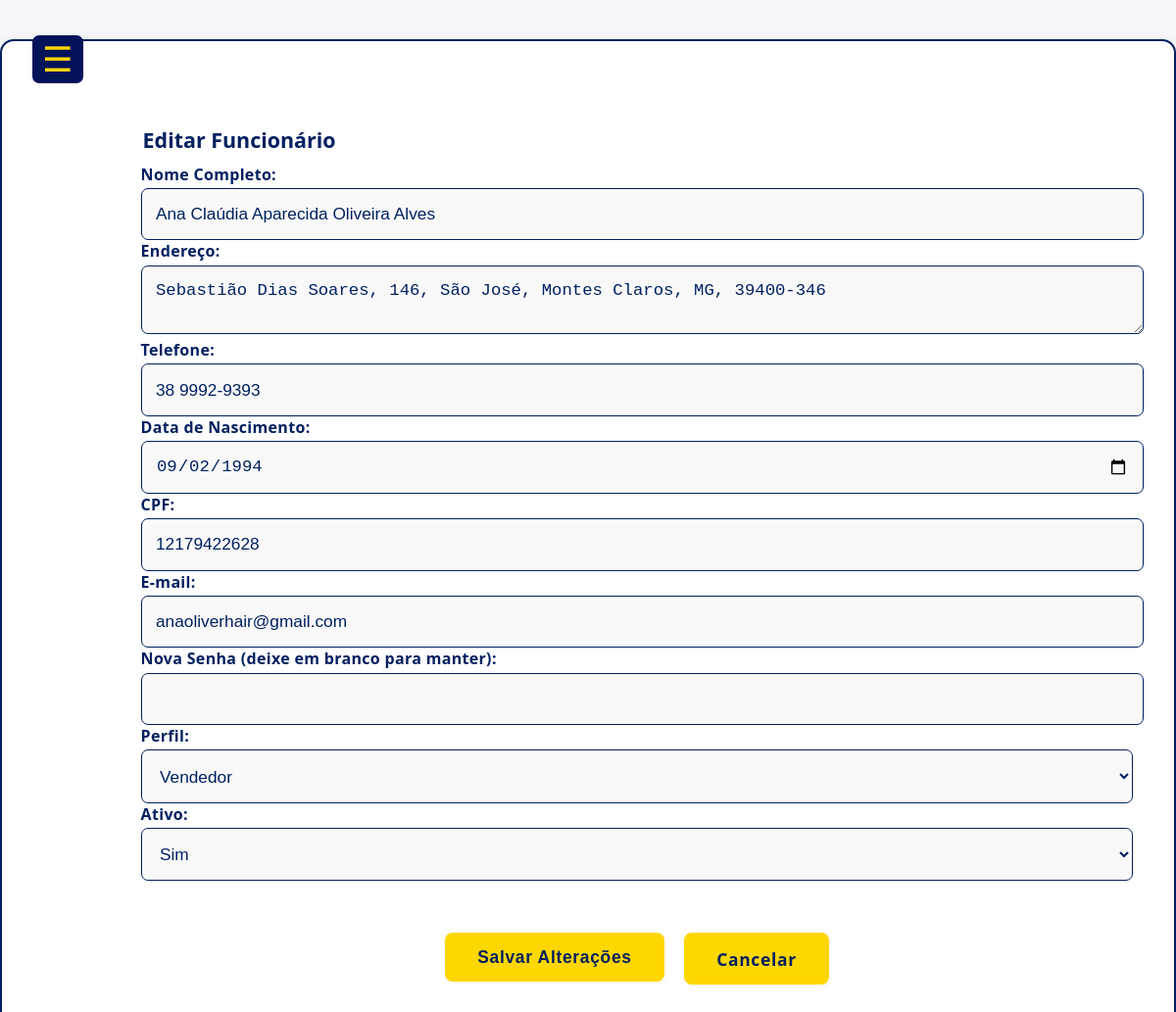
Screenshot of /_html/_cadastro/cadFun.php?idFun=120578 (signed in) with the database file from the repository.
### tables this page shows
CREATE TABLE `cad_fun` (
  `idFun` int(11) NOT NULL,
  `nome` varchar(100) NOT NULL,
  `endereco` varchar(200) NOT NULL,
  `numero` varchar(20) NOT NULL,
  `dataN` date NOT NULL,
  `cpf` varchar(14) NOT NULL,
  `email` varchar(150) NOT NULL,
  `senha` varchar(255) NOT NULL,
  `acesso` varchar(100) NOT NULL,
  `ativo` char(10) NOT NULL,
  `idMaster` int(11) DEFAULT NULL,
  `idClassic` int(11) DEFAULT NULL,
  `idBasic` int(11) DEFAULT NULL,
  `nivel` varchar(50) DEFAULT NULL,
  `foto` longblob DEFAULT NULL
);

### _html/_cadastro/cadFun.php (the view, shortened to what this page needs)
<?php
require_once __DIR__ . '/../../config/db.php';
$editing = false;
$funcData = [
    'idFun'    => '',
    'nome'     => '',
    'endereco' => '',
    'numero'   => '',
    'dataN'    => '',
    'cpf'      => '',
    'email'    => '',
    'acesso'   => '',
    'ativo'    => ''
];
if (isset($_GET['idFun']) && is_numeric($_GET['idFun'])) {
    $editing = true;
    $idFun = (int) $_GET['idFun'];
    $stmt  = $pdo->prepare(
        "SELECT idFun, nome, endereco, numero, dataN, cpf, email, acesso, ativo
         FROM cad_fun WHERE idFun = ?"
    );
    $stmt->execute([$idFun]);
    if ($row = $stmt->fetch(PDO::FETCH_ASSOC)) {
        $funcData = $row;
    }
}
?>
<!DOCTYPE html>
<html lang="pt-br">
<head>
  <link rel="stylesheet" href="../../_css/_menu/menu.css" />
  <link rel="stylesheet" href="../../_css/_cadastro/cad.css" />
</head>
<body>
  <div class="container">
    <button class="menu-toggle float" aria-label="Abrir menu">&#9776;</button>
    <div class="form-container">
      <form action="../../_php/_cadastro/cadFun.php" method="post">
        <fieldset>
          <legend><?= $editing ? 'Editar Funcionário' : 'Cadastro de Funcionário' ?></legend>
          <label for="nome">Nome Completo:</label>
          <input class="nome"
            type="text" name="nome" id="nome" maxlength="100" required
            value="<?= htmlspecialchars($funcData['nome'], ENT_QUOTES) ?>"
          />
          <?php if (!$editing): ?>
            <div class="endereco-group">
              <label for="rua">Rua:</label>
              <input class="endereco"
                type="text" name="rua" id="rua" maxlength="100" required
              />
              <label for="numero">Número:</label>
              <input class="endereco"
                type="text" name="numero" id="numero" maxlength="10" required
              />
              <label for="bairro">Bairro:</label>
              <input class="endereco"
                type="text" name="bairro" id="bairro" maxlength="50" required
              />
              <label for="cidade">Cidade:</label>
              <input class="endereco"
                type="text" name="cidade" id="cidade" maxlength="50" required
              />
              <label for="estado">Estado:</label>
              <input class="endereco"
                type="text" name="estado" id="estado" maxlength="2" required
                placeholder="UF"
              />
              <label for="cep">CEP:</label>
              <input class="endereco"
                type="text" name="cep" id="cep" maxlength="9" required
                placeholder="00000-000"
                />
            </div>
          <?php else: ?>
            <label for="endereco">Endereço:</label>
            <textarea name="endereco" id="endereco" required><?= htmlspecialchars($funcData['endereco']) ?></textarea>
          <?php endif; ?>
          <label for="telefone">Telefone:</label>
          <input class="telefone"
            type="text" name="telefone" id="telefone" maxlength="20" required
            pattern="\d+[\d\s\-()]*" title="Digite um telefone válido"
            value="<?= htmlspecialchars($funcData['numero'], ENT_QUOTES) ?>"
          />
          <label for="dataN">Data de Nascimento:</label>
          <input class="data"
            type="date" name="dataN" id="dataN" required
            value="<?= htmlspecialchars($funcData['dataN'], ENT_QUOTES) ?>"
          />
          <label for="cpf">CPF:</label>
          <input class="cpf"
            type="text" name="cpf" id="cpf" maxlength="14" required
            pattern="\d{3}\.?\d{3}\.?\d{3}-?\d{2}" title="Digite um CPF válido"
            value="<?= htmlspecialchars($funcData['cpf'], ENT_QUOTES) ?>"
          />
          <label for="email">E-mail:</label>
          <input class="email"
            type="email" name="email" id="email" maxlength="150" required
            value="<?= htmlspecialchars($funcData['email'], ENT_QUOTES) ?>"
          />
          <label for="senha">
            <?= $editing ? 'Nova Senha (deixe em branco para manter)' : 'Senha' ?>:
          </label>
          <input class="senha"
            type="password" name="senha" id="senha" <?= $editing ? '' : 'required' ?>
          />
          <label for="acesso">Perfil:</label>
          <select name="acesso" id="acesso">
            <option value="user"     <?= $funcData['acesso']==='user'     ? 'selected' : '' ?>>Vendedor</option>
          </select>
          <label for="ativo">Ativo:</label>
          <select name="ativo" id="ativo">
            <option value="Sim" <?= $funcData['ativo']==='Sim' ? 'selected' : '' ?>>Sim</option>
          </select>
        </fieldset>
        <div class="form-buttons">
          <button type="submit" class="btn btn-primary">
            <?= $editing ? 'Salvar Alterações' : 'Cadastrar' ?>
          </button>
          <?php if ($editing): ?>
            <a href="../../_html/_lista/listaFun.php" class="btn btn-secondary">Cancelar</a>
          <?php endif; ?>
        </div>
      </form>
    </div>
  </div>
</body>
</html>

### _css/_menu/menu.css (style rules this page uses)
div { box-sizing: border-box; margin: 0; padding: 0; display: flex; flex-direction: column; }
.menu-toggle { display: none; background: none; border: none; color: #FFD700; font-size: 2.2rem; margin: 18px 0 12px 18px; cursor: pointer; }
.menu-toggle.float { display: block; position: fixed; top: 18px; left: 15px; z-index: 1100; background: #03135a; color: #FFD700; font-size: 2.2rem; border: none; cursor: pointer; border-radius: 7px; padding: 4px 10px; transition: opacity 0.2s; }
@media (max-width: 1919px) { .menu-toggle.float { display: block; } }
@media (max-width: 1919px) { .menu-toggle.float { display: block; transition: opacity 0.2s, visibility 0.2s; } }

### _css/_cadastro/cad.css (style rules this page uses)
body { background: #f5f7fa; font-family: 'Segoe UI', Arial, sans-serif; margin: 0; }
.container { background: #fff; padding: 2.5rem 2.1rem; margin: 2.5rem auto; max-width: 100rw; border-radius: 14px; border: 2px solid #002060; box-shadow: 0 2px 12px rgba(3,19,90,0.08); display: flex; flex-direction: column; gap: 1.3rem; }
form { display: flex; flex-direction: column; gap: 1.4rem; align-items: center; }
.form-container,#formVendas,#formNumFuncs { margin-left: 260px; }
legend { font-size: 1.34rem; font-weight: bold; color: #002060; margin-bottom: 0.6rem; }
label { display: block; font-weight: bold; margin-bottom: 0.21rem; color: #002060; letter-spacing: 0.02em; }
.nome, .cpf, .contrato, .valor, .telefone, .data, .num-funcs, .cnpj, .senha, .email, .matricula, .primeira, .segunda, .terceira, .quarta, textarea, .segmento { width: 98%; padding: 0.95rem 0.9rem; font-size: 1.08rem; border: 1.7px solid #002060; border-radius: 7px; color: #002060; background: #f9f9f9; transition: border-color 0.21s, box-shadow 0.19s; font-weight: 500; }
fieldset { border: none; padding: 0; margin-top: 15px; width: 100%; }
select { width: 100%; padding: 0.95rem 0.9rem; font-size: 1.08rem; border: 1.7px solid #002060; border-radius: 7px; color: #002060; background: #f9f9f9; transition: border-color 0.21s, box-shadow 0.19s; font-weight: 500; }
button[type="submit"], .btn.btn-secondary { align-self: flex-start; background: #FFD700; color: #002060; padding: 0.9rem 2.1rem; font-size: 1.09rem; font-weight: bold; border: none; border-radius: 8px; cursor: pointer; letter-spacing: 0.04em; margin-top: 0.7rem; box-shadow: 0 1px 5px rgba(3,19,90,0.06); transition: background 0.15s, color 0.15s; text-decoration: none; }
.form-buttons { display: flex; gap: 1.2rem; margin-top: 1.2rem; flex-direction: row; }
@media (max-width: 1919px) { .form-container { margin-top: 15px; margin-left: 100px; padding: 1rem 0.5rem; max-width: 100vw; } }

### rows the page displays
cad_fun: nome "Ana Claúdia Aparecida Oliveira Alves", endereco "Sebastião Dias Soares, 146, São José, Montes Claros, MG, 39400-346", telefone "38 9992-9393", dataN "09/02/1994", cpf "12179422628", email "anaoliverhair@gmail.com", acesso "Vendedor", ativo "Sim"
